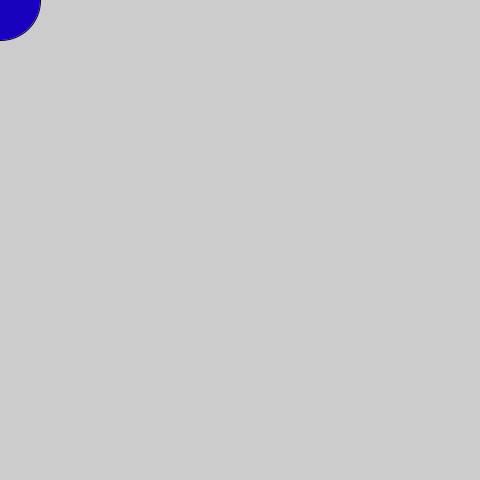
Frame 1 (no input)
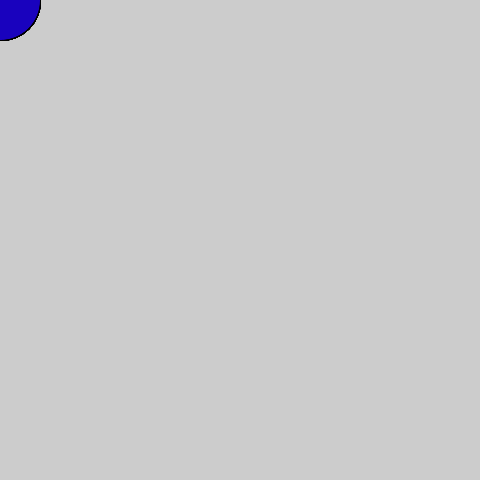
Frame 60 (the mouse pressed at the canvas centre just before this capture)
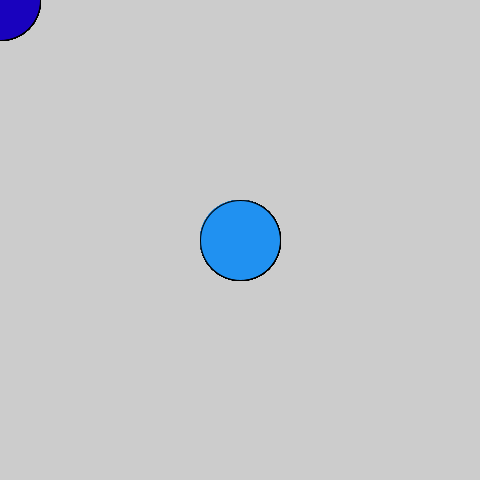
Frame 120 (the mouse held since frame 60 and released just before this capture)

The Processing sketch that drew these frames (run headless with seeded random() and noise(); from frame 60 on, the mouse is pressed at the canvas centre):

// Processing sketch: processing_165926
// ── processing_165926.pde

void setup() {
  size(480, 480);
}

void draw() {
  if (mousePressed) {
    fill(32,145,241);
  } else {
    fill(25,2,190);
  }
  ellipse(mouseX, mouseY, 80, 80);
}
